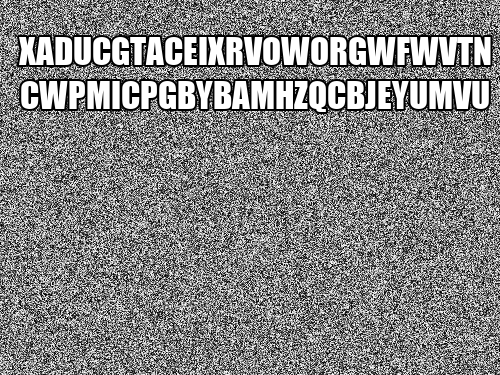
#> input picture test3.png, 500 x 375 px
$ python -i generate_attacks.py   (imports and definitions only)
#> lines starting #> are read from the running program, lines starting #| are printed output that depends on the picture
#!/usr/bin/env python3
# -*- coding: utf-8 -*-
"""
Created on Mon Feb 14 08:29:00 2022

@author: cyrilvallez
"""

# =============================================================================
# This script generates numerous variations of an image, designed to test
# the robustness of different hashing algorithms
#
# With default argument, it takes ~8 s to perform and save all attacks on disk
# for 1 image
# Thus it should take ~1 h for 500 images as a reference
# =============================================================================

import numpy as np
from PIL import Image, ImageFilter, ImageEnhance, ImageDraw, ImageFont
from skimage import util, transform
import string
from io import BytesIO

def _find(path):
    ''' Internal functions intended to return a PIL image (useful to limit
        reuse of this snippet)
    - inputs :
        path : PIL image or path to image file
    '''
    if (type(path) == str):
        im = Image.open(path)
    else:
        im = path

    return im

# =============================================================================
# =============================================================================
# ================================ ATTACKS =====================================


def noise_attack(path, g_var=[0.01, 0.02, 0.05], s_var=[0.01, 0.02, 0.05],
                 sp_amount=[0.05, 0.1, 0.15], **kwargs):
    ''' Generates noisy versions of the original image.
    - inputs :
        path : PIL image or path to image file
        g_var : list of variances of gaussian noise
        s_var : list of variances of speckle noise
        sp_amount : list of amount of salt and pepper noise

    - outputs :
        noisy images variations (as PIL images)
    '''

    im = _find(path)
    array = np.array(im)

    out = {}

    # Gaussian noise
    for var in g_var:
        gaussian = util.random_noise(array, mode='gaussian', mean=0, var=var)
        gaussian = util.img_as_ubyte(gaussian)
        gaussian = Image.fromarray(gaussian)
        id_gaussian = 'gaussian_noise_' + str(var)
        out[id_gaussian] = gaussian

    # Salt and pepper noise
    for amount in sp_amount:
        sp = util.random_noise(array, mode='s&p', amount=amount)
        sp = util.img_as_ubyte(sp)
        sp = Image.fromarray(sp)
        id_sp = 's&p_noise_' + str(amount)
        out[id_sp] = sp

    # Speckle noise
    for var in s_var:
        speckle = util.random_noise(array, mode='speckle', mean=0, var=var)
        speckle = util.img_as_ubyte(speckle)
        speckle = Image.fromarray(speckle)
        id_speckle = 'speckle_noise_' + str(var)
        out[id_speckle] = speckle

    return out


def filter_attack(path, g_kernel=[1, 2, 3], m_kernel=[3, 5, 7], **kwargs):
    ''' Generates filtered versions of the original image.
    - inputs :
        path : PIL image or path to image file
        g_kernel : list of sizes for the gaussian filter in one direction,
                   from the CENTER pixel (thus a size of 1 gives a 3x3 filter,
                   2 gives 5x5 filter etc)
        m_kernel : list of sizes for the median filter (true size,
                   give 3 for a 3x3 filter)

    - outputs :
        filtered variations (as PIL images)
    '''

    im = _find(path)

    out = {}

    # Gaussian filter
    for size in g_kernel:
        gaussian = im.filter(ImageFilter.GaussianBlur(radius=size))
        g_size = str(2*size+1)
        id_gaussian = 'gaussian_filter_' + g_size + 'x' + g_size
        out[id_gaussian] = gaussian

    # Median filter
    for size in m_kernel:
        median = im.filter(ImageFilter.MedianFilter(size=size))
        id_median = 'median_filter_' + str(size) + 'x' + str(size)
        out[id_median] = median

    return out


def compression_attack(path, quality_factors=[10, 50, 90], **kwargs):
    ''' Generates jpeg compressed versions of the original image.
    - inputs :
        path : PIL image or path to image file
        quality_factors : list of all the desired qualities

    - outputs :
        compressed variations (as PIL images)
    '''
    im = _find(path)

    out = {}

    for factor in quality_factors:
        id_factor = 'compressed_jpg_' + str(factor)

        # Trick to compress using jpg without actually saving to disk
        with BytesIO() as f:
            im.save(f, format='JPEG', quality=factor)
            f.seek(0)
            img = Image.open(f)
            img.load()
            out[id_factor] = img

    return out


def scaling_attack(path, ratios=[0.4, 0.8, 1.2, 1.6], **kwargs):
    ''' Generates rescaled versions of the original image.
    - inputs :
        path : PIL image or path to image file
        ratios : list of all the desired scaling ratios

    - outputs :
        scaled variations (as PIL images)
    '''

    im = _find(path)

    width, height = im.size
    out = {}

    for ratio in ratios:
        id_ratio = 'scaled_' + str(ratio)
        out[id_ratio] = im.resize((round(ratio*width), round(ratio*height)),
                                     resample=Image.LANCZOS)

    return out


def cropping_attack(path, percentages=[5, 10, 20, 40, 60], resize_crop=True,
                    **kwargs):
    ''' Generates cropped versions of the original image
    - inputs :
        path : PIL image or path to image file
        percentage : list of desired cropped percentages (5 means we crop
                     5% of the image)
        resize_crop : boolean indicating if cropped images should be resized to
                 original size ot not

    - outputs :
        cropped variations (as PIL images)
    '''

    im = _find(path)

    width, height = im.size
    out = {}

    for percentage in percentages:
        id_crop = 'cropped_' + str(percentage)
        r = 1 - percentage/100
        midx = width//2 + 1
        midy = height//2 + 1
        w = r*width
        h = r*height
        left = midx - w//2 - 1
        right = midx + w//2
        top = midy - h//2 - 1
        bottom = midy + h//2

        cropped = im.crop((left, top, right, bottom))

        if (resize_crop):
            cropped = cropped.resize((width, height))
            id_crop += '_resized'

        out[id_crop] = cropped

    return out


def rotation_attack(path, angles_rot=[5, 10, 20, 40, 60], resize_rot=True,
                    **kwargs):
    ''' Generates rotated versions of the original image
    - inputs :
        path : PIL image or path to image file
        angles_rot : list of desired angles of rotation (in degrees counter
                     clockwise)
        resize_rot : boolean indicating if rotated images including the boundary
                     zone should be resized to original size ot not

    - outputs :
        rotated variations (as PIL images)
    '''

    im = _find(path)

    size = im.size
    out = {}

    for angle in angles_rot:
        id_angle = 'rotated_' + str(angle)
        rotated = im.rotate(angle, expand=True, resample=Image.BICUBIC)

        if (resize_rot):
            rotated = rotated.resize(size, resample=Image.LANCZOS)
            id_angle += '_resized'

        out[id_angle] = rotated

    return out


def shearing_attack(path, angles_shear=[1, 2, 5, 10, 20], **kwargs):
    ''' Generates sheared versions of the original image
    - inputs :
        path : PIL image or path to image file
        angles_shear : list of desired shear angles (in degrees counter
                       clockwise)

    - outputs :
        sheared variations (as PIL images)
    '''

    im = _find(path)

    array = np.array(im)

    # trsnform the angles in radians
    angles_rad = np.pi/180*np.array(angles_shear)

    out = {}

    for angle, degree in zip(angles_rad, angles_shear):
        id_shear = 'sheared_' + str(degree)

        transfo = transform.AffineTransform(shear=angle)
        sheared = transform.warp(array, transfo, order=4)
        sheared = util.img_as_ubyte(sheared)
        sheared = Image.fromarray(sheared)

        out[id_shear] = sheared

    return out


def contrast_attack(path, factors_contrast=[0.6, 0.8, 1.2, 1.4], **kwargs):
    ''' Generates contrast changed versions of the original image
    - inputs :
        path : PIL image or path to image file
        factors_contrast : list of the enhancement factor

    - outputs :
        contrast changed images (as PIL images)
    '''

    im = _find(path)

    enhancer = ImageEnhance.Contrast(im)

    out = {}

    for f in factors_contrast:
        enhanced = enhancer.enhance(f)
        id_enhanced = 'contrast_enhanced_' + str(f)
        out[id_enhanced] = enhanced

    return out


def color_attack(path, factors_color=[0.6, 0.8, 1.2, 1.4], **kwargs):
    ''' Generates color changed versions of the original image
    - inputs :
        path : PIL image or path to image file
        factors_color : list of the enhancement factor

    - outputs :
        color changed images (as PIL images)
    '''

    im = _find(path)

    enhancer = ImageEnhance.Color(im)

    out = {}

    for f in factors_color:
        enhanced = enhancer.enhance(f)
        id_enhanced = 'color_enhanced_' + str(f)
        out[id_enhanced] = enhanced

    return out


def brightness_attack(path, factors_bright=[0.6, 0.8, 1.2, 1.4], **kwargs):
    ''' Generates brightness changed versions of the original image
    - inputs :
        path : PIL image or path to image file
        factors_bright : list of the enhancement factor

    - outputs :
        brightness changed images (as PIL images)
    '''

    im = _find(path)

    enhancer = ImageEnhance.Brightness(im)

    out = {}

    for f in factors_bright:
        enhanced = enhancer.enhance(f)
        id_enhanced = 'brightness_enhanced_' + str(f)
        out[id_enhanced] = enhanced

    return out


def sharpness_attack(path, factors_sharp=[0.6, 0.8, 1.2, 1.4], **kwargs):
    ''' Generates sharpness changed versions of the original image
    - inputs :
        path : PIL image or path to image file
        factors_sharp : list of the enhancement factor

    - outputs :
        sharpness changed images (as PIL images)
    '''

    im = _find(path)

    enhancer = ImageEnhance.Sharpness(im)

    out = {}

    for f in factors_sharp:
        enhanced = enhancer.enhance(f)
        id_enhanced = 'sharpness_enhanced_' + str(f)
        out[id_enhanced] = enhanced

    return out


def text_attack(path, lengths=[10, 20, 30, 40, 50], **kwargs):
    ''' Generates random text at random position in the original image
    - inputs :
        path : PIL image or path to image file

    - outputs :
        text added image (as PIL images)
    '''

    im = _find(path)
    width, height = im.size

    # List of characters for random strings
    characters = list(string.ascii_lowercase + string.ascii_uppercase \
                      + string.digits + ' ')
    # Get a font. The size is calculated so that it is 30 for a 512-width
    # image, and changes linearly from this reference, so it always
    # takes the same relative horitontal space on different images
    font = ImageFont.truetype('Arial.ttf', round(30*width/512))
    # get a drawing context
    context = ImageDraw.Draw(im)

    out = {}

    for length in lengths:

        img = im.copy()
        # get a drawing context
        context = ImageDraw.Draw(img)

        # Random string generation
        sentence = ''.join(np.random.choice(characters, size=length,
                                            replace=True))
        # insert a newline in the middle
        sentence = sentence[0:len(sentence)//2] + '\n' + \
            sentence[len(sentence)//2:]
        # Random color generation
        color = tuple(np.random.randint(0, 256, 3))

        # Get the width and height of the text box
        dims = context.multiline_textbbox((0,0), sentence, font=font)
        w = dims[2] - dims[0]
        h = dims[3] - dims[1]

        # Random text position making sure that all text fits
        x = np.random.randint(0, width-w)
        y = np.random.randint(h+1, height-h)

        context.multiline_text((x, y), sentence, font=font, fill=color)
        id_text = 'text_' + str(length)
        out[id_text] = img

    return out


# =============================================================================
# =============================================================================
# =============================================================================


# Define the legal arguments for all the attacks functions
VALID = ['g_var', 's_var', 'sp_amount', 'g_kernel', 'm_kernel', 'quality_factors',
         'ratios', 'percentages', 'resize_crop', 'angles_rot', 'resize_rot',
         'angles_shear', 'factors_contrast', 'factors_color', 'factors_bright',
         'factors_sharp', 'lengths']


def perform_all_attacks(path, **kwargs):
    ''' Perform all of the attacks on a given image.
    - inputs :
        path : PIL image or path to image file

    - outputs :
        all attacked images (as PIL images)
    '''
#> called with path = 'test3.png'
    for arg in kwargs.keys():
        if (arg not in VALID):
            raise TypeError('Unexpected keyword argument \'' + arg + '\'')

    # Apply all attacks and merge
    out = noise_attack(path, **kwargs)
#> in _find, im is the input picture: PIL image 500x375 L; min 0, max 255, mean 133.2
#> after the loop in noise_attack, `for var in g_var:`: out = 3 items
#> after the loop in noise_attack, `for amount in sp_amount:`: out = 6 items
#> after the loop in noise_attack, `for var in s_var:`: out = 9 items
#> out = 9 items
    out = {**out, **filter_attack(path, **kwargs)}
#> after the loop in filter_attack, `for size in g_kernel:`: out = 3 items
#> the loop in filter_attack, `for size in m_kernel:` made 3 passes
#> pass 3, in filter_attack, `median = im.filter(ImageFilter.MedianFilter(size=size))`:
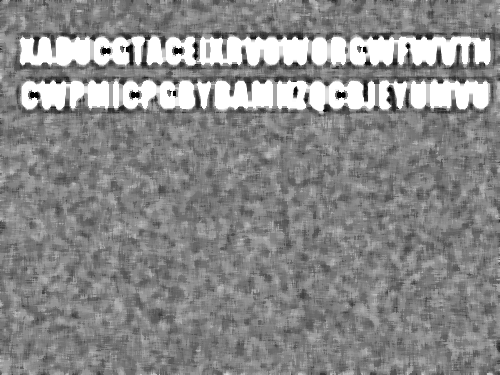
#> median: PIL image 500x375 L; min 0, max 255, mean 137.5
#> after the loop in filter_attack, `for size in m_kernel:`: out = 6 items
    out = {**out, **compression_attack(path, **kwargs)}
#> in compression_attack, `img = Image.open(f)`:
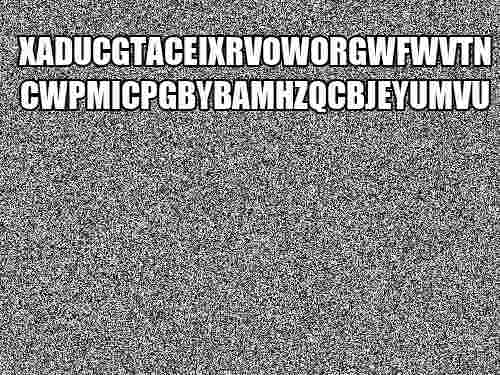
#> img: PIL image 500x375 L; min 0, max 255, mean 132.9
    out = {**out, **scaling_attack(path, **kwargs)}
#> after the loop in scaling_attack, `for ratio in ratios:`: out = 4 items
    out = {**out, **cropping_attack(path, **kwargs)}
#> the loop in cropping_attack, `for percentage in percentages:` made 5 passes
#> pass 2, in cropping_attack, `cropped = cropped.resize((width, height))`:
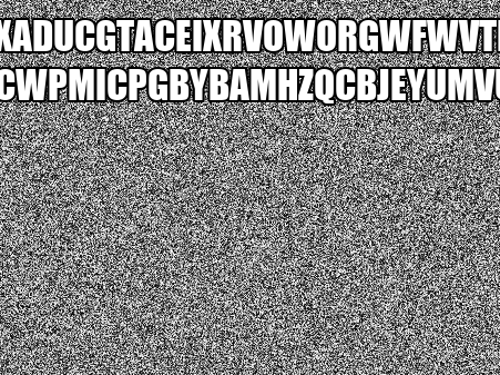
#> cropped: PIL image 500x375 L; min 0, max 255, mean 134.2
#> after the loop in cropping_attack, `for percentage in percentages:`: out = 5 items
    out = {**out, **rotation_attack(path, **kwargs)}
#> the loop in rotation_attack, `for angle in angles_rot:` made 5 passes
#> pass 2, in rotation_attack, `rotated = rotated.resize(size, resample=Image.LANCZOS)`:
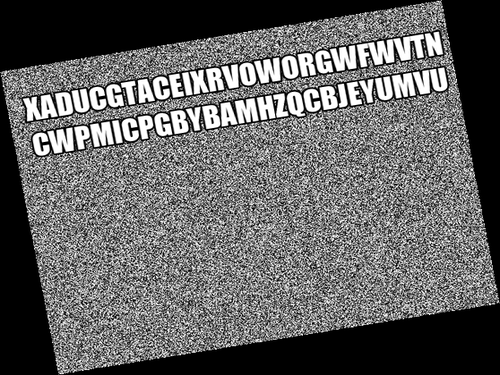
#> rotated: PIL image 500x375 L; min 0, max 255, mean 97.7
    out = {**out, **shearing_attack(path, **kwargs)}
#> the loop in shearing_attack, `for angle, degree in zip(angles_rad, angles_shear):` made 5 passes
#> pass 1, in shearing_attack, `sheared = transform.warp(array, transfo, order=4)`:
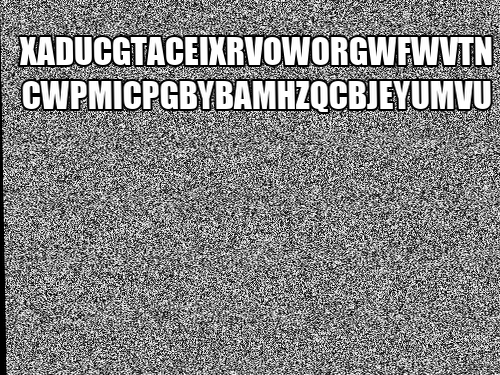
#> sheared: shape (375, 500) float64; min 0, max 1, mean 0.519
#> pass 2, in shearing_attack, `sheared = transform.warp(array, transfo, order=4)`:
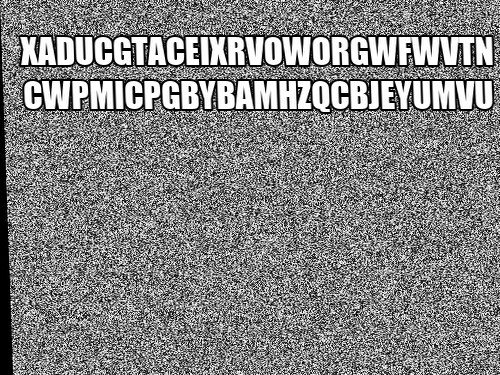
#> sheared: shape (375, 500) float64; min 0, max 1, mean 0.516
    out = {**out, **contrast_attack(path, **kwargs)}
#> after the loop in contrast_attack, `for f in factors_contrast:`: out = 4 items
    out = {**out, **color_attack(path, **kwargs)}
    out = {**out, **brightness_attack(path, **kwargs)}
    out = {**out, **sharpness_attack(path, **kwargs)}
#> the loop in sharpness_attack, `for f in factors_sharp:` made 4 passes
#> pass 1, in sharpness_attack, `enhanced = enhancer.enhance(f)`:
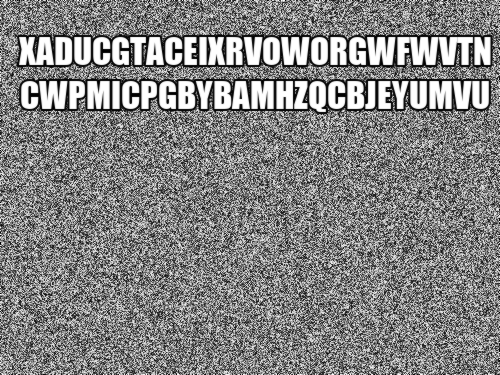
#> enhanced: PIL image 500x375 L; min 0, max 255, mean 132.8
    out = {**out, **text_attack(path, **kwargs)}
#> the loop in text_attack, `for length in lengths: ` made 1 pass
#> (dims, w, h, x, y) on pass 1: ((0, 5, 93, 64), 93, 59, 87, 130)
#> after the loop in text_attack, `for length in lengths:`: out = 0 items

    return out


def save_attack(attacks, save_name, extension='PNG'):
    ''' Save the result of one (or multiple) attack on disk.
    - inputs :
        attacks : Dictionary containing the attacked images (as returned by an
                  attack function)
        save_name : the prefix name to save the files (they will be saved as
                    save_name_attack_id.format for example, where attack_id
                    is the name of the given attack)
        extension : format used to save the images (png by default as it is not
                    lossy)
    '''

    for key in attacks.keys():
        name = save_name + '_' + key + '.' + extension.lower()
        attacks[key].save(name, format=extension)


def perform_all_and_save(path, save_name, extension='PNG', **kwargs):
    ''' Perform all of the attacks on a given image and save them on disk.
    - inputs :
        path : PIL image or path to image file
        save_name : the prefix name to save the files (they will be saved as
                    save_name_attack_id.format for example, where attack_id
                    is the name of the given attack)
        extension : format used to save the images (png by default as it is not
                  lossy)
    '''

    attacks = perform_all_attacks(path, **kwargs)
    save_attack(attacks, save_name, extension)


#> (the run stopped early here; a loop or call above may not have finished)
